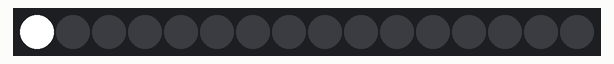
Bench run of a sketch on a simulated Arduino Uno, built with avr-gcc and run on an emulated ATmega328P. Parts: 16 RGB LEDs in strip order, left to right.

Above: at 2.05 s.
At 3.46 s:
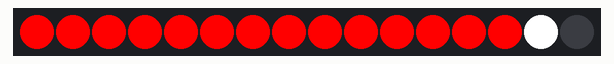
At 7.99 s:
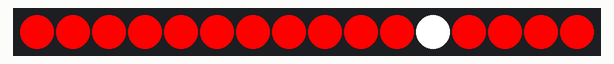
At 12.63 s:
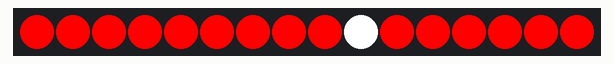
At 21.7 s:
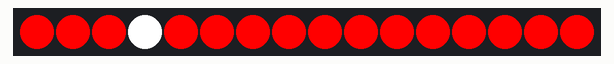
At 39.94 s:
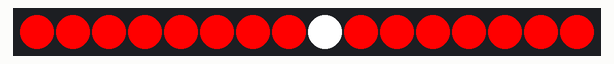

The sketch:

fastled01.ino
```cpp
// Use if you want to force the software SPI subsystem to be used for some reason (generally, you don't)
// #define FASTLED_FORCE_SOFTWARE_SPI
// Use if you want to force non-accelerated pin access (hint: you really don't, it breaks lots of things)
// #define FASTLED_FORCE_SOFTWARE_SPI
// #define FASTLED_FORCE_SOFTWARE_PINS
#define FASTLED_ESP8266_NODEMCU_PIN_ORDER

#include <FastLED.h>

///////////////////////////////////////////////////////////////////////////////////////////
//
// Move a white dot along the strip of leds.  This program simply shows how to configure the leds,
// and then how to turn a single pixel white and then off, moving down the line of pixels.
//

// How many leds are in the strip?
#define NUM_LEDS 16

// For led chips like WS2812, which have a data line, ground, and power, you just
// need to define DATA_PIN.  For led chipsets that are SPI based (four wires - data, clock,
// ground, and power), like the LPD8806 define both DATA_PIN and CLOCK_PIN
// Clock pin only needed for SPI based chipsets when not using hardware SPI
#define DATA_PIN 4
// #define CLOCK_PIN 13

// This is an array of leds.  One item for each led in your strip.
CRGB leds[NUM_LEDS];

// This function sets up the ledsand tells the controller about them
void setup() {
	// sanity check delay - allows reprogramming if accidently blowing power w/leds
   	delay(2000);

    // Uncomment/edit one of the following lines for your leds arrangement.
    // ## Clockless types ##
    // FastLED.addLeds<NEOPIXEL, DATA_PIN>(leds, NUM_LEDS);  // GRB ordering is assumed
    // FastLED.addLeds<SM16703, DATA_PIN, RGB>(leds, NUM_LEDS);
    // FastLED.addLeds<TM1829, DATA_PIN, RGB>(leds, NUM_LEDS);
    // FastLED.addLeds<TM1812, DATA_PIN, RGB>(leds, NUM_LEDS);
    // FastLED.addLeds<TM1809, DATA_PIN, RGB>(leds, NUM_LEDS);
    // FastLED.addLeds<TM1804, DATA_PIN, RGB>(leds, NUM_LEDS);
    // FastLED.addLeds<TM1803, DATA_PIN, RGB>(leds, NUM_LEDS);
    // FastLED.addLeds<UCS1903, DATA_PIN, RGB>(leds, NUM_LEDS);
    // FastLED.addLeds<UCS1903B, DATA_PIN, RGB>(leds, NUM_LEDS);
    // FastLED.addLeds<UCS1904, DATA_PIN, RGB>(leds, NUM_LEDS);
    // FastLED.addLeds<UCS2903, DATA_PIN, RGB>(leds, NUM_LEDS);
    // FastLED.addLeds<WS2812, DATA_PIN, RGB>(leds, NUM_LEDS);  // GRB ordering is typical
    // FastLED.addLeds<WS2852, DATA_PIN, RGB>(leds, NUM_LEDS);  // GRB ordering is typical
    // FastLED.addLeds<WS2812B, DATA_PIN, RGB>(leds, NUM_LEDS);  // GRB ordering is typical
    // FastLED.addLeds<GS1903, DATA_PIN, RGB>(leds, NUM_LEDS);
    // FastLED.addLeds<SK6812, DATA_PIN, RGB>(leds, NUM_LEDS);  // GRB ordering is typical
    // FastLED.addLeds<SK6822, DATA_PIN, RGB>(leds, NUM_LEDS);
    // FastLED.addLeds<APA106, DATA_PIN, RGB>(leds, NUM_LEDS);
    // FastLED.addLeds<PL9823, DATA_PIN, RGB>(leds, NUM_LEDS);
    // FastLED.addLeds<SK6822, DATA_PIN, RGB>(leds, NUM_LEDS);
    FastLED.addLeds<WS2811, DATA_PIN, RGB>(leds, NUM_LEDS);
    // FastLED.addLeds<WS2813, DATA_PIN, RGB>(leds, NUM_LEDS);
    // FastLED.addLeds<APA104, DATA_PIN, RGB>(leds, NUM_LEDS);
    // FastLED.addLeds<WS2811_400, DATA_PIN, RGB>(leds, NUM_LEDS);
    // FastLED.addLeds<GE8822, DATA_PIN, RGB>(leds, NUM_LEDS);
    // FastLED.addLeds<GW6205, DATA_PIN, RGB>(leds, NUM_LEDS);
    // FastLED.addLeds<GW6205_400, DATA_PIN, RGB>(leds, NUM_LEDS);
    // FastLED.addLeds<LPD1886, DATA_PIN, RGB>(leds, NUM_LEDS);
    // FastLED.addLeds<LPD1886_8BIT, DATA_PIN, RGB>(leds, NUM_LEDS);
    // ## Clocked (SPI) types ##
    // FastLED.addLeds<LPD6803, DATA_PIN, CLOCK_PIN, RGB>(leds, NUM_LEDS);  // GRB ordering is typical
    // FastLED.addLeds<LPD8806, DATA_PIN, CLOCK_PIN, RGB>(leds, NUM_LEDS);  // GRB ordering is typical
    // FastLED.addLeds<WS2801, DATA_PIN, CLOCK_PIN, RGB>(leds, NUM_LEDS);
    // FastLED.addLeds<WS2803, DATA_PIN, CLOCK_PIN, RGB>(leds, NUM_LEDS);
    // FastLED.addLeds<SM16716, DATA_PIN, CLOCK_PIN, RGB>(leds, NUM_LEDS);
    // FastLED.addLeds<P9813, DATA_PIN, CLOCK_PIN, RGB>(leds, NUM_LEDS);  // BGR ordering is typical
    // FastLED.addLeds<DOTSTAR, DATA_PIN, CLOCK_PIN, RGB>(leds, NUM_LEDS);  // BGR ordering is typical
    // FastLED.addLeds<APA102, DATA_PIN, CLOCK_PIN, RGB>(leds, NUM_LEDS);  // BGR ordering is typical
    // FastLED.addLeds<SK9822, DATA_PIN, CLOCK_PIN, RGB>(leds, NUM_LEDS);  // BGR ordering is typical
}

// This function runs over and over, and is where you do the magic to light
// your leds.
void loop() {
   // Move a single white led
   for(int whiteLed = 0; whiteLed < NUM_LEDS; whiteLed = whiteLed + 1) {
      // Turn our current led on to white, then show the leds
      leds[whiteLed] = CRGB::White;

      // Show the leds (only one of which is set to white, from above)
      FastLED.show();

      // Wait a little bit
      delay(100);

      // Turn our current led back to black for the next loop around
      leds[whiteLed] = CRGB::Red;
   }
}
```
